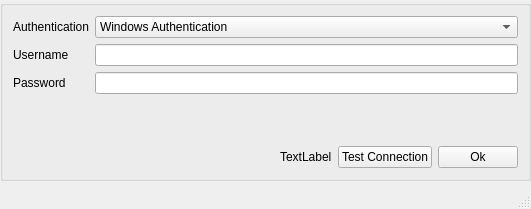
<?xml version="1.0" encoding="UTF-8"?>
<ui version="4.0">
 <class>MainWindow</class>
 <widget class="QMainWindow" name="MainWindow">
  <property name="geometry">
   <rect>
    <x>0</x>
    <y>0</y>
    <width>531</width>
    <height>209</height>
   </rect>
  </property>
  <property name="windowTitle">
   <string>MainWindow</string>
  </property>
  <widget class="QWidget" name="centralwidget">
   <widget class="QGroupBox" name="authBox">
    <property name="geometry">
     <rect>
      <x>0</x>
      <y>0</y>
      <width>531</width>
      <height>181</height>
     </rect>
    </property>
    <layout class="QFormLayout" name="authLayout">
     <property name="leftMargin">
      <number>10</number>
     </property>
     <property name="topMargin">
      <number>10</number>
     </property>
     <property name="rightMargin">
      <number>10</number>
     </property>
     <property name="bottomMargin">
      <number>10</number>
     </property>
     <item row="0" column="0">
      <widget class="QLabel" name="label_2">
       <property name="text">
        <string>Authentication</string>
       </property>
      </widget>
     </item>
     <item row="0" column="1">
      <widget class="QComboBox" name="authTypeBox">
       <item>
        <property name="text">
         <string>Windows Authentication</string>
        </property>
       </item>
       <item>
        <property name="text">
         <string>SQL Authentication</string>
        </property>
       </item>
      </widget>
     </item>
     <item row="1" column="0">
      <widget class="QLabel" name="label_3">
       <property name="text">
        <string>Username</string>
       </property>
      </widget>
     </item>
     <item row="1" column="1">
      <widget class="QLineEdit" name="usernameEdit">
       <property name="enabled">
        <bool>true</bool>
       </property>
      </widget>
     </item>
     <item row="2" column="0">
      <widget class="QLabel" name="label_4">
       <property name="text">
        <string>Password</string>
       </property>
      </widget>
     </item>
     <item row="2" column="1">
      <widget class="QLineEdit" name="pwdEdit">
       <property name="enabled">
        <bool>true</bool>
       </property>
      </widget>
     </item>
     <item row="4" column="0">
      <spacer name="horizontalSpacer">
       <property name="orientation">
        <enum>Qt::Horizontal</enum>
       </property>
       <property name="sizeHint" stdset="0">
        <size>
         <width>40</width>
         <height>20</height>
        </size>
       </property>
      </spacer>
     </item>
     <item row="4" column="1">
      <layout class="QHBoxLayout" name="horizontalLayout_3">
       <item>
        <spacer name="horizontalSpacer_2">
         <property name="orientation">
          <enum>Qt::Horizontal</enum>
         </property>
         <property name="sizeHint" stdset="0">
          <size>
           <width>40</width>
           <height>20</height>
          </size>
         </property>
        </spacer>
       </item>
       <item>
        <widget class="QLabel" name="connectionLabel">
         <property name="text">
          <string>TextLabel</string>
         </property>
        </widget>
       </item>
       <item>
        <widget class="QPushButton" name="connectionButton">
         <property name="text">
          <string>Test Connection</string>
         </property>
        </widget>
       </item>
       <item>
        <widget class="QPushButton" name="okButton">
         <property name="text">
          <string>Ok</string>
         </property>
        </widget>
       </item>
      </layout>
     </item>
     <item row="3" column="1">
      <spacer name="verticalSpacer">
       <property name="orientation">
        <enum>Qt::Vertical</enum>
       </property>
       <property name="sizeHint" stdset="0">
        <size>
         <width>20</width>
         <height>40</height>
        </size>
       </property>
      </spacer>
     </item>
    </layout>
   </widget>
  </widget>
  <widget class="QStatusBar" name="statusbar"/>
 </widget>
 <resources/>
 <connections/>
</ui>
